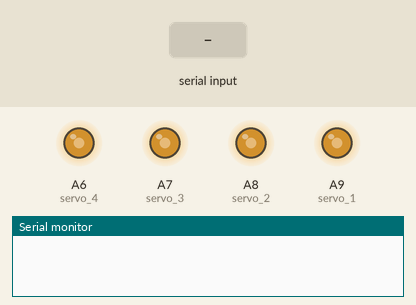
Simulated run of this program. Board: Teensy 3. Shown: output pins drawn as LEDs (lit = HIGH), the last lines printed to the serial monitor. Inputs (shaded band) come from the test bench.

Above: at 1.2 s.
1.3 s: "90,45,200\n" received over Serial
At 2.5 s:
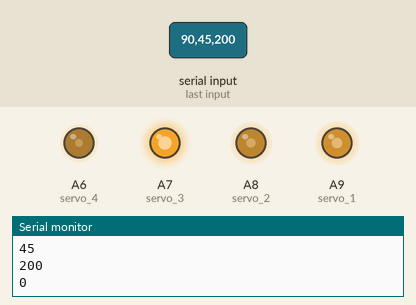
2.8 s: "90,45\n" received over Serial
At 3.8 s:
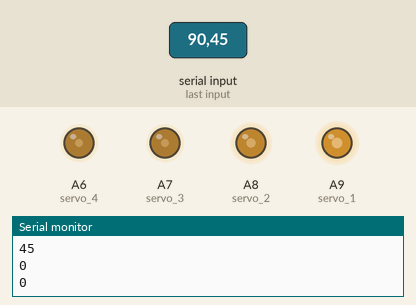
4.3 s: "30,150,10,200\n" received over Serial
At 5.1 s:
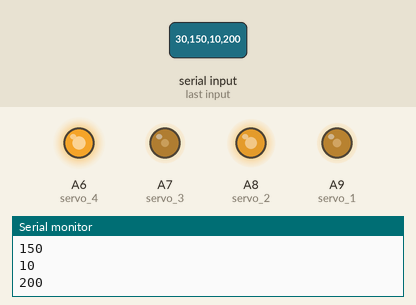
5.8 s: "30,150,10\n" received over Serial
At 6.3 s:
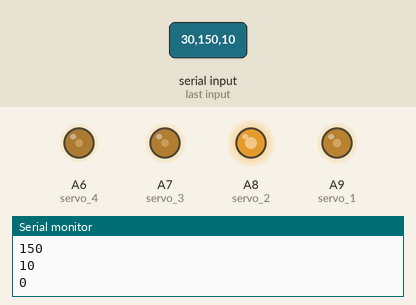
7.3 s: "90,45,200,10\n" received over Serial
At 8.5 s:
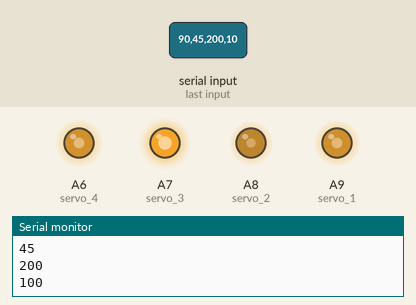
8.8 s: "5\n" received over Serial
At 10.0 s:
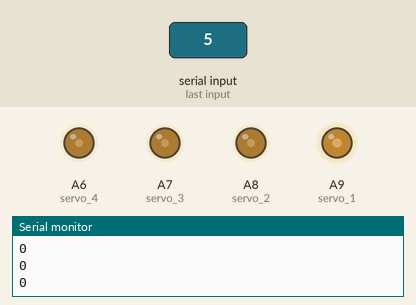
Timing chart, 0 to 11.3 s (numbered marks = the images above; inputs shaded):
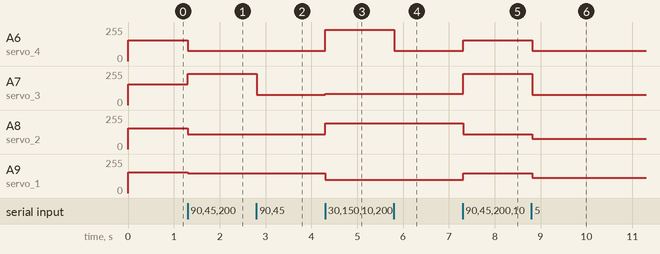

The program:

main.cpp
```cpp
// Servo motor control code
// Operation of savox SA1258TG servo
// PWM signal frequency set manually
// Desired micro seconds specified from calculated Duty cycle


#include <Arduino.h>

String pi_command;

//define servo motor pins
#define servo_1 23
#define servo_2 22
#define servo_3 21
#define servo_4 20

int LED = 13;
int pos = 100;

double min_duty_cycle = 76.8; //Min duty cycle (0 degrees) - calabration for table Max
double max_duty_cycle = 179.2; // Max DC (130 degrees from table max height)

//global servo angles
int servo_angle1 = 100; //default angle - 100 degrees
int servo_angle2 = 100; //default angle - 100 degrees
int servo_angle3 = 100; //default angle - 100 degrees
int servo_angle4 = 100; //default angle - 100 degrees

//string parsing
char messageBuffer[20];
size_t bytesReceived;
bool messageReceived;

void setup() {
  pinMode(servo_1, OUTPUT); //Servo 1 set as output pin
  pinMode(servo_2, OUTPUT);
  pinMode(servo_3, OUTPUT);
  pinMode(servo_4, OUTPUT);

  analogWriteFrequency(servo_1, 333); //set desired operating frequency for savox SA1258TG servo
  // this will set every pin linked to FTM0 timer = 333Hz (Pin: 5, 6, 9, 10, 20, 21, 22, 23)

  //Initialise serial port
  Serial.begin(9600);

  //wait for serial port to connect
  // while(!Serial){
  //   delay(100); //wait for serial port connection
  // }

}

void loop() {

  if(Serial.available()){


    //parse information from sent string
    bytesReceived = Serial.readBytesUntil('\n', messageBuffer, 20);//read bytes until new line
    // or until 4 bytes read
    Serial.println("message received =>");
    Serial.println(messageBuffer);

    // parse string - correct parsing
    const char delimiter[] = ",";
    char parsedStrings[4][20]; //4 char strings, each with max 20 chars
    char *token = strtok(messageBuffer, delimiter); //strtok takes in data we want to parse
    // with the delimiter
    // *token - indicates a pointer (point to memory address location)
    // strtok - next time we call - if pass NULL - it will remeber its last location in messageBuffer
    strncpy(parsedStrings[0], token, sizeof(parsedStrings[0]));//store token as its own char array

    // run strtok and strncpy commands for 4 more times - to parse all values
    for(int i = 1; i<4; i++ ){
      token = strtok(NULL, delimiter);//NULL - remebers last location in messageBuffer
      // if token does not = NULL
      strncpy(parsedStrings[i], token, sizeof(parsedStrings[i]));//store token as its own char array
    }

    //print parsed strings
    for(int i =0; i<4; i++){
      Serial.println(parsedStrings[i]);
    }

    //convert stings to int
    Serial.println("Convert to ints");
    servo_angle1 = atoi(parsedStrings[0]); // atoi - convert str to int
    Serial.println(servo_angle1);
    servo_angle2 = atoi(parsedStrings[1]); // atoi - convert str to int
    Serial.println(servo_angle2);
    servo_angle3 = atoi(parsedStrings[2]); // atoi - convert str to int
    Serial.println(servo_angle3);
    servo_angle4 = atoi(parsedStrings[3]); // atoi - convert str to int
    Serial.println(servo_angle4);

  }


  // map recieved servo angle (0(max)-130(min)) to Duty cycle max an min values
  int duty_cycle_1 = map(servo_angle1, 0, 130, min_duty_cycle, max_duty_cycle);
  int duty_cycle_2 = map(servo_angle2, 0, 130, min_duty_cycle, max_duty_cycle);
  int duty_cycle_3 = map(servo_angle3, 0, 130, min_duty_cycle, max_duty_cycle);
  int duty_cycle_4 = map(servo_angle4, 0, 130, min_duty_cycle, max_duty_cycle);
  analogWrite(servo_1, duty_cycle_1);
  analogWrite(servo_2, duty_cycle_2);
  analogWrite(servo_3, duty_cycle_3);
  analogWrite(servo_4, duty_cycle_4);
  delay(100);


}
```

Measured:
- after the input at 1.3 s, A6 (servo_4): 155/255 → 76/255 at once; A7 (servo_3): 155/255 → 234/255 at once; A8 (servo_2): 155/255 → 111/255 at once; A9 (servo_1): 155/255 → 147/255 at once
- after the input at 2.8 s, A7 (servo_3): 234/255 → 76/255 at once
- after the input at 4.3 s, A6 (servo_4): 76/255 → 234/255 at once; A7 (servo_3): 76/255 → 83/255 at once; A8 (servo_2): 111/255 → 194/255 at once; A9 (servo_1): 147/255 → 99/255 at once
- after the input at 5.8 s, A6 (servo_4): 234/255 → 76/255 at once
- after the input at 7.3 s, A6 (servo_4): 76/255 → 155/255 at once; A7 (servo_3): 83/255 → 234/255 at once; A8 (servo_2): 194/255 → 111/255 at once; A9 (servo_1): 99/255 → 147/255 at once
- after the input at 8.8 s, A6 (servo_4): 155/255 → 76/255 at once; A7 (servo_3): 234/255 → 76/255 at once; A8 (servo_2): 111/255 → 76/255 at once; A9 (servo_1): 147/255 → 115/255 at once
